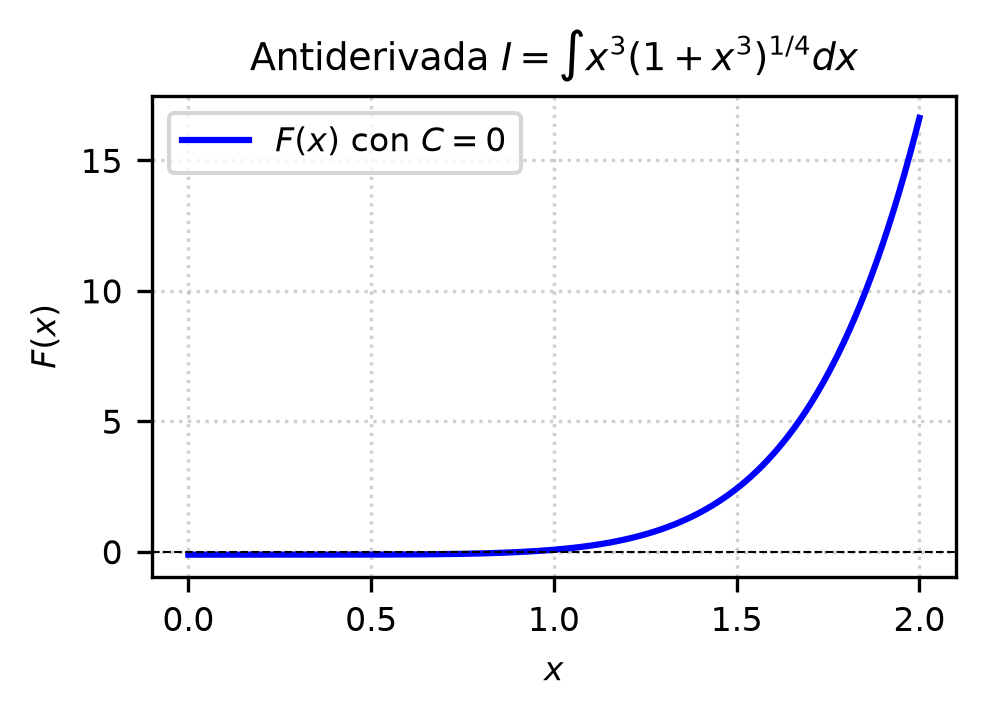

Generate this figure with Python:
import matplotlib
matplotlib.use('Agg')
import numpy as np
import matplotlib.pyplot as plt

# Definición de parámetros para graficar (a=1, b=1)
a = 1.0
b = 1.0

# Definición del dominio para x (evitando valores donde la base sea negativa)
x = np.linspace(0.0, 2.0, 400)

# Antiderivada F(x) con C = 0
# F(x) = (4/(27*b^2)) * (a + b*x^3)^(9/4) - (4*a/(15*b^2)) * (a + b*x^3)^(5/4)
term1 = (4.0 / (27.0 * b**2)) * (a + b * x**3)**(9.0 / 4.0)
term2 = (4.0 * a / (15.0 * b**2)) * (a + b * x**3)**(5.0 / 4.0)
F_x = term1 - term2

# Configuración de la figura para IEEE (ancho de columna)
fig, ax = plt.subplots(figsize=(3.5, 2.5))

ax.plot(x, F_x, label=r'$F(x)$ con $C=0$', color='b', linewidth=1.5)

ax.set_title(r'Antiderivada $I = \int x^3(1+x^3)^{1/4}dx$', fontsize=9)
ax.set_xlabel('$x$', fontsize=8)
ax.set_ylabel('$F(x)$', fontsize=8)
ax.axhline(0, color='black', linewidth=0.5, linestyle='--')
ax.grid(True, linestyle=':', alpha=0.6)
ax.legend(fontsize=8)
ax.tick_params(axis='both', which='major', labelsize=8)

plt.tight_layout()

plt.savefig(r'semana_05/graficas/SEM05_P28_grafica.png', dpi=300, bbox_inches='tight')
plt.close()
